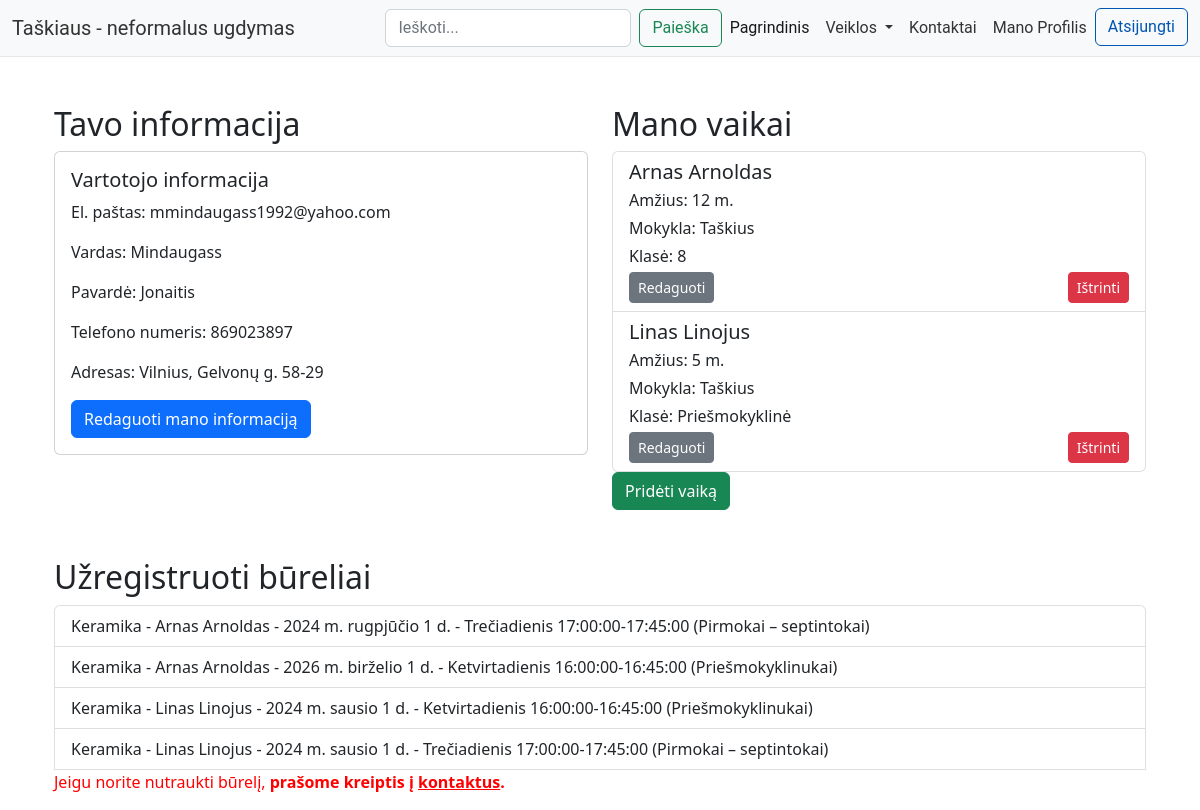
The app's page /my_profile (signed in), older data.
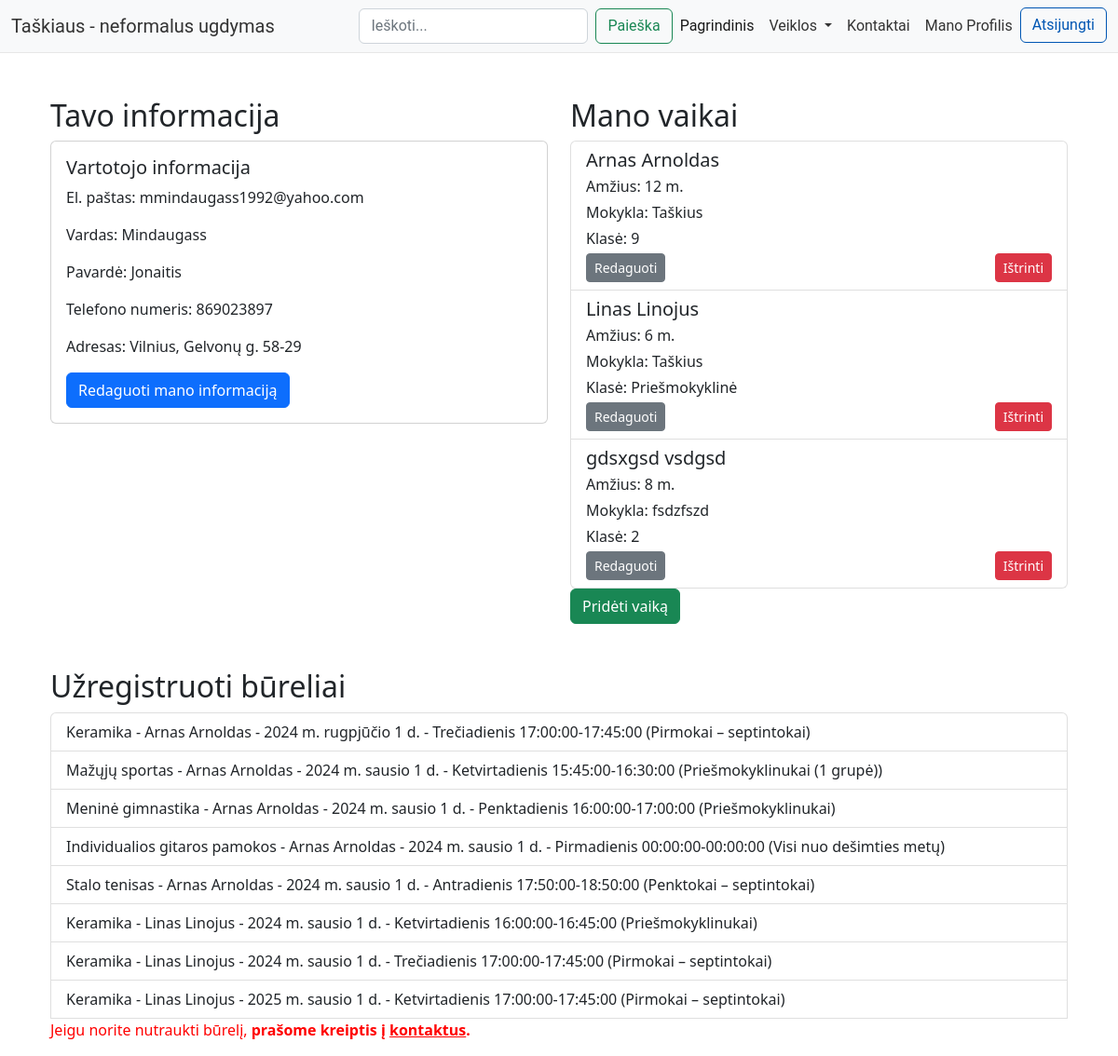
The same page, newer data.
### manage_circles/models.py (models this page shows, shortened)
class Child(models.Model):
    first_name = models.CharField('Vaiko_vardas', max_length=50, null=False)
    last_name = models.CharField('Vaiko_pavardė', max_length=50, null=False)
    child_age = models.IntegerField('Vaiko_metai', null=False)
    school = models.CharField('Mokykla', max_length=100, null=False)
    classroom = models.CharField('Klasė/grupė', max_length=50, null=False)
    parent = models.ForeignKey(Parent, on_delete=models.CASCADE, related_name='children')

class Club(models.Model):
    name = models.CharField(max_length=100, verbose_name="Būrelio pavadinimas")
    cover = models.ImageField('Viršelis', upload_to='images', null=True)
    description = HTMLField()
    activity_type = models.CharField(max_length=50, choices=(
        ('artistic', 'Meninė'),
        ('scientific', 'Mokslinė'),
        ('sports', 'Sportinė'),
    ), verbose_name="Veiklos tipas")

class Enrollment(models.Model):
    child = models.ForeignKey('Child', on_delete=models.CASCADE, related_name='enrollments')
    session = models.ForeignKey(Session, on_delete=models.CASCADE, related_name='enrollments')
    registration_date = models.DateField(null=True)

### manage_circles/views.py (the view)
# urls.py: path('my_profile', views.my_profile, name='my_profile'),
@login_required
def my_profile(request):
    if request.user.is_superuser:
        return redirect('admin_profile')
    else:
        try:
            parent = request.user.parent
            children = parent.children.all()
            enrolled_clubs = []
            for child in children:
                enrollments = child.enrollments.select_related('session__club').all()
                for enrollment in enrollments:
                    club_name = enrollment.session.club.name
                    child_name = f"{child.first_name} {child.last_name}"
                    registration_date = enrollment.registration_date
                    session = f"{enrollment.session.day_of_week} {enrollment.session.start_time}-{enrollment.session.end_time} ({enrollment.session.group})"
                    enrolled_clubs.append({'club_name': club_name, 'child_name': child_name, 'registration_date': registration_date, 'session': session, 'enrollment_id': enrollment.id})
            return render(request, 'my_profile.html', {'parent': parent, 'children': children, 'enrolled_clubs': enrolled_clubs})
        except Parent.DoesNotExist:
            parent = Parent.objects.create(user=request.user)
            return redirect('edit_parent', pk=parent.pk)

### templates/my_profile.html (shortened to what this page needs)
{% extends 'base.html' %}
{% block content %}
<div class="container mt-5">
    <div class="row">
        <div class="col-md-6">
            <h2>Tavo informacija</h2>
            <div class="card">
                <div class="card-body">
                    <h5 class="card-title">Vartotojo informacija</h5>
                    <p class="card-text">El. paštas: {{ user.email }}</p>
                    <p class="card-text">Vardas: {{ user.parent.first_name }}</p>
                    <p class="card-text">Pavardė: {{ user.parent.last_name }}</p>
                    <p class="card-text">Telefono numeris: {{ user.parent.phone_number }}</p>
                    <p class="card-text">Adresas: {{ user.parent.address }}</p>
                    <a href="{% url 'edit_parent' user.parent.id %}" class="btn btn-primary">Redaguoti mano informaciją</a>
                </div>
            </div>
        </div>
        <div class="col-md-6">
            <h2>Mano vaikai</h2>
            {% if children %}
                <div class="list-group">
                    {% for child in children %}
                        <div class="list-group-item">
                            <h5 class="mb-1">{{ child.first_name }} {{ child.last_name }}</h5>
                            <p class="mb-1">Amžius: {{ child.child_age }} m.</p>
                            <p class="mb-1">Mokykla: {{ child.school }}</p>
                            <p class="mb-1">Klasė: {{ child.classroom }}</p>
                            <div class="d-flex justify-content-between">
                                <a href="{% url 'edit_child' child.id %}" class="btn btn-sm btn-secondary">Redaguoti</a>
                                <form action="{% url 'delete_child' child.id %}" method="post">
                                    <button type="submit" class="btn btn-sm btn-danger">Ištrinti</button>
                                </form>
                            </div>
                        </div>
                    {% endfor %}
                </div>
            {% else %}
                <p>Šiuo metu neturite pridėtų vaikų.</p>
            {% endif %}
            <a href="{% url 'add_child' %}" class="btn btn-success">Pridėti vaiką</a>
        </div>
    </div>
    <div class="row mt-5">
        <div class="col-md-12">
            <h2>Užregistruoti būreliai</h2>
            {% if enrolled_clubs %}
                <ul class="list-group">
                    {% for club_info in enrolled_clubs %}
                        <li class="list-group-item">
                            {{ club_info.club_name }} - {{ club_info.child_name }} - {{ club_info.registration_date }} - {{ club_info.session }}
                        </li>
                    {% endfor %}
                    <p style="color: red;">Jeigu norite nutraukti būrelį, <strong>prašome kreiptis į <a href="{% url 'contact' %}" style="color: red;">kontaktus</a>.</strong></p>
                </ul>
            {% else %}
                <p>Šiuo metu jūs nesate užsiregistravę į jokių būrelių.</p>
            {% endif %}
        </div>
    </div>
</div>
{% endblock %}

Row changes from the older to the newer data that the page shows:
removed Enrollment: registration_date "2026 m. birželio 1 d."
changed Child "Arnas": classroom "8" → "9"
changed Child "Linas": child_age "5" → "6"
added Child: first_name "gdsxgsd", last_name "vsdgsd", child_age "8", school "fsdzfszd", classroom "2"
now on this page (row unchanged): Club: club_name "Mažųjų sportas"
added Enrollment: registration_date "2024 m. sausio 1 d."
now on this page (row unchanged): Club: club_name "Meninė gimnastika"
added Enrollment: registration_date "2024 m. sausio 1 d."
now on this page (row unchanged): Club: club_name "Individualios gitaros pamokos"
added Enrollment: registration_date "2024 m. sausio 1 d."
now on this page (row unchanged): Club: club_name "Stalo tenisas"
added Enrollment: registration_date "2024 m. sausio 1 d."
added Enrollment: registration_date "2025 m. sausio 1 d."
Text that changed along with them:
new list line: "- Arnas Arnoldas - - Ketvirtadienis 15:45:00-16:30:00 (Priešmokyklinukai (1 grupė))"
new list line: "- Arnas Arnoldas - - Penktadienis 16:00:00-17:00:00 (Priešmokyklinukai)"
new list line: "- Arnas Arnoldas - - Pirmadienis 00:00:00-00:00:00 (Visi nuo dešimties metų)"
new list line: "- Arnas Arnoldas - - Antradienis 17:50:00-18:50:00 (Penktokai – septintokai)"
new list line: "Keramika"
new list line: "- Linas Linojus - - Ketvirtadienis 17:00:00-17:45:00 (Pirmokai – septintokai)"
list line gone: "Keramika"
list line gone: "- Arnas Arnoldas - - Ketvirtadienis 16:00:00-16:45:00 (Priešmokyklinukai)"
